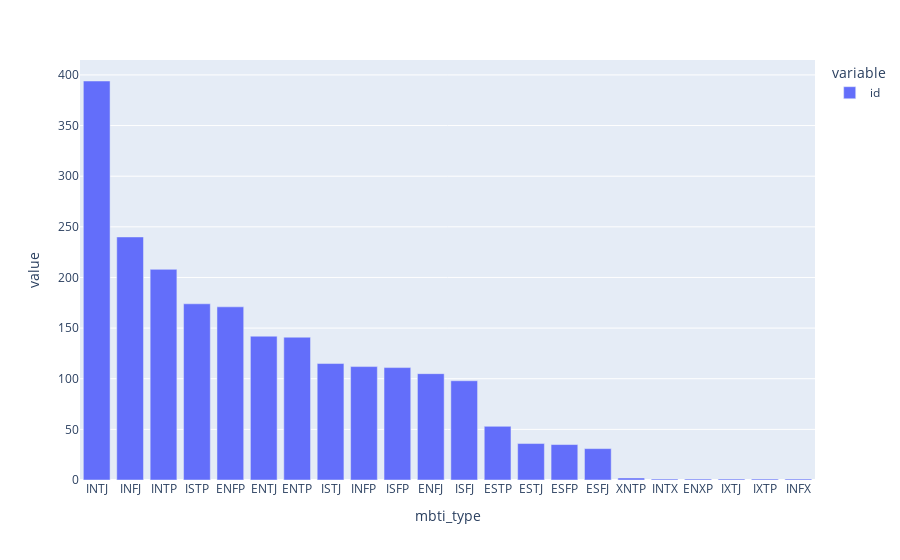

Write notebook code for a chart like this one.
### Code cell
px.bar(users_df.groupby("mbti_type")["id"].count().sort_values(ascending=False))

### Figure 1 — Plotly figure (JSON) as saved in the notebook; plotly's stock layout.template omitted (floating-point values rounded to 4 significant figures)
{"data": [{"alignmentgroup": "True", "hovertemplate": "variable=id<br>mbti_type=%{x}<br>value=%{y}<extra></extra>", "legendgroup": "id", "marker": {"color": "#636efa"}, "name": "id", "offsetgroup": "id", "orientation": "v", "showlegend": true, "textposition": "auto", "type": "bar", "x": ["INTJ", "INFJ", "INTP", "ISTP", "ENFP", "ENTJ", "ENTP", "ISTJ", "INFP", "ISFP", "ENFJ", "ISFJ", "ESTP", "ESTJ", "ESFP", "ESFJ", "XNTP", "INTX", "ENXP", "IXTJ", "IXTP", "INFX"], "xaxis": "x", "y": [394, 240, 208, 174, 171, 142, 141, 115, 112, 111, 105, 98, 53, 36, 35, 31, 2, 1, 1, 1, 1, 1], "yaxis": "y"}], "layout": {"barmode": "relative", "legend": {"title": {"text": "variable"}, "tracegroupgap": 0}, "margin": {"t": 60}, "xaxis": {"anchor": "y", "domain": [0, 1], "title": {"text": "mbti_type"}}, "yaxis": {"anchor": "x", "domain": [0, 1], "title": {"text": "value"}}}}
